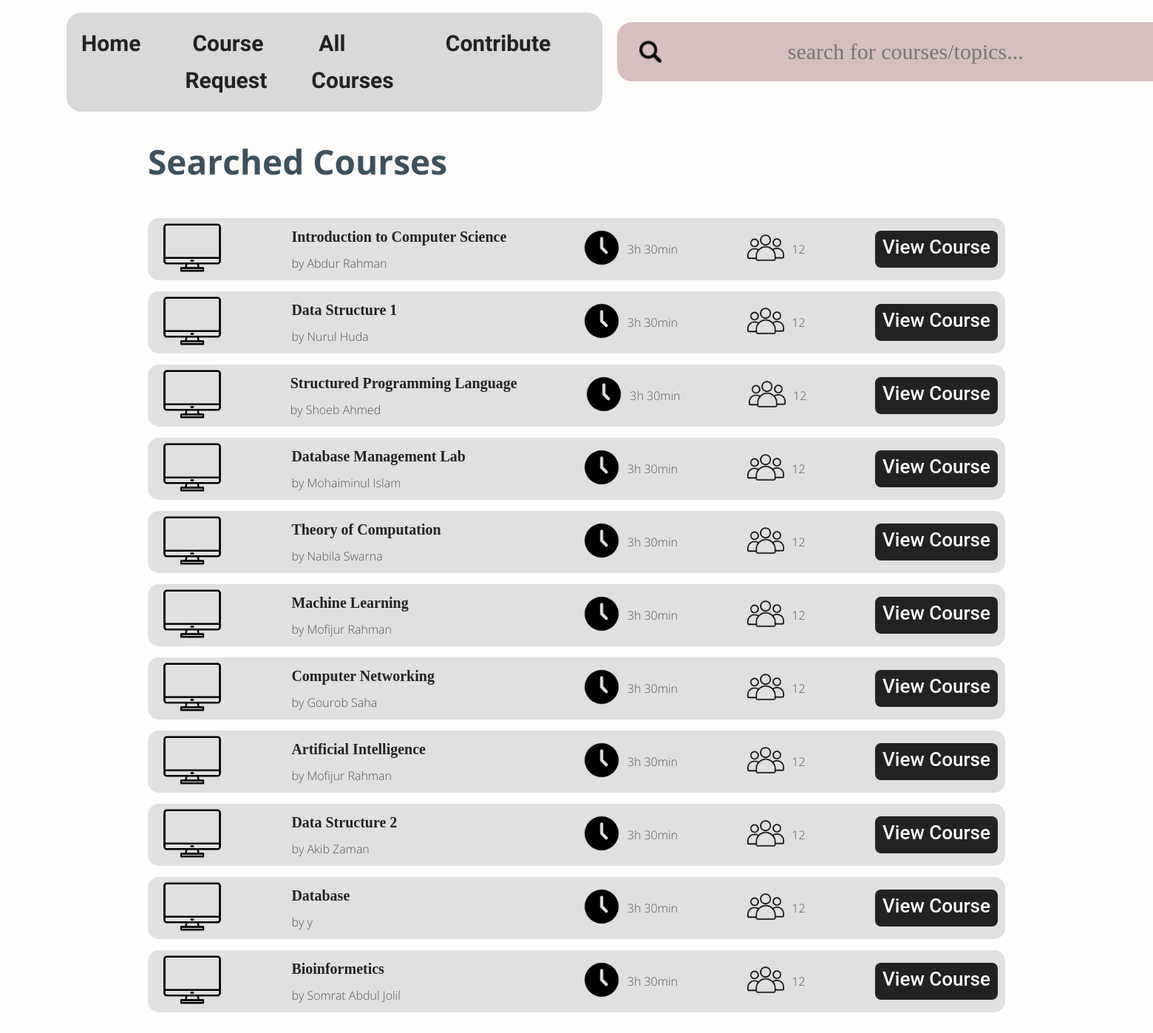
/search_course.php, run on an earlier commit of the app's database.
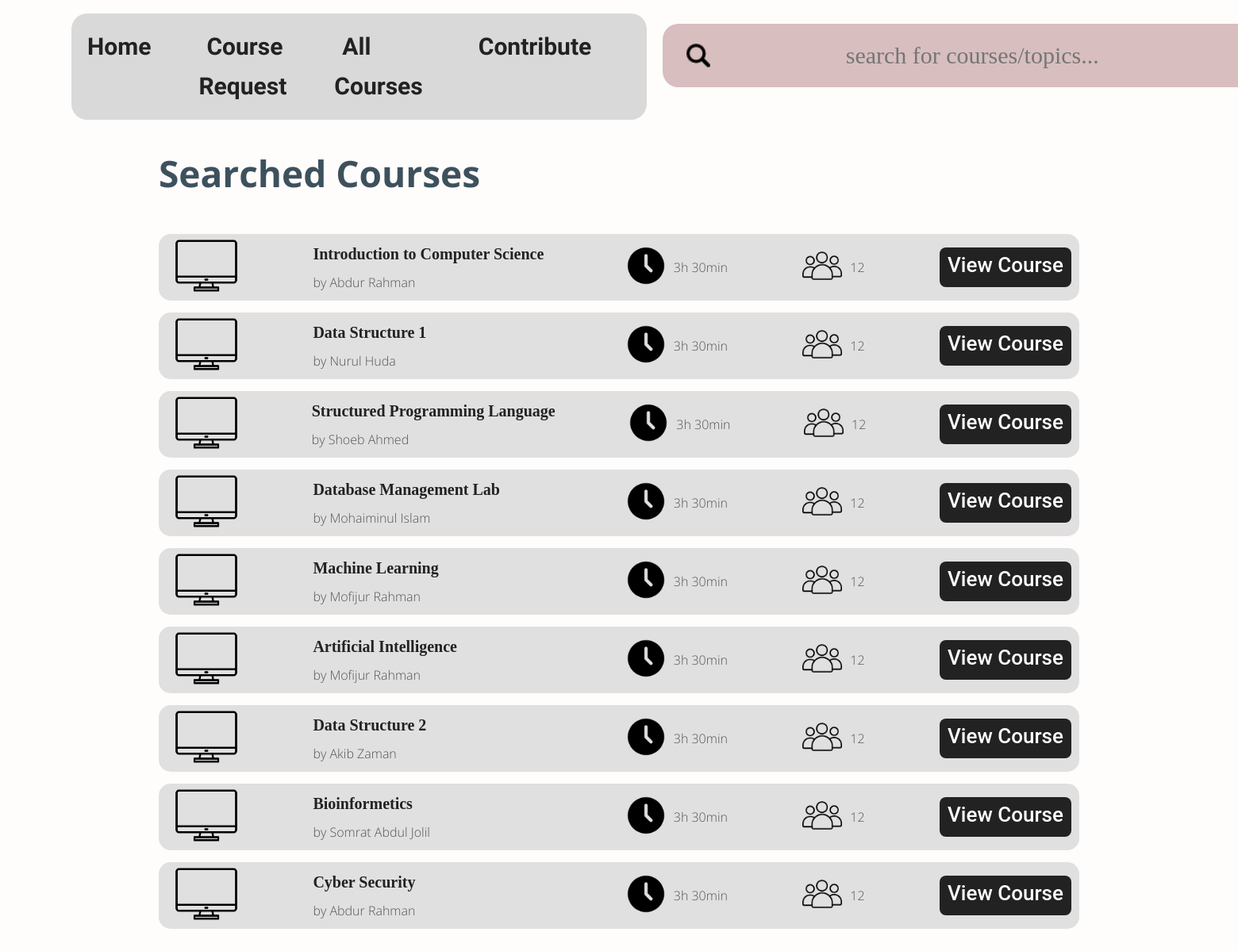
And on a later commit of the database.
### tables this page shows
CREATE TABLE `all_courses` (
  `course_name` varchar(40) NOT NULL,
  `instructor` varchar(45) NOT NULL,
  `status` int(11) NOT NULL,
  `course_id` varchar(10) NOT NULL,
  `created_by` varchar(40) DEFAULT NULL,
  `admin_mail` varchar(100) DEFAULT NULL,
  `id` int(11) UNSIGNED NOT NULL
);

### search_course.php (the view, shortened to what this page needs)
<!DOCTYPE html>
<html lang="en">
<head>
    <link rel="stylesheet" href="css/style.css">
</head>
<body>
    <header id="main-header">
        <div class="dash-nav">
            <ul>
                <li> <a href="dashboard.php">Home</a></li>
                <li> <a href="course_req.php">Course Request</a></li>
                <li> <a href="all_courses.php">All Courses</a></li>
                <li> <a href="#">Contribute</a></li>
            </ul>
        </div>
        <div id="topbar" class="section-p1">
            <div class="searchbar">
                <input type="text" placeholder="search for courses/topics...">
                <img src="img/magnifying-glass.png" alt="" style="width: 30px;">
            </div>
        </div>
    </header>
    <div class="tab-bar section-p1">
        <h3>Searched Courses</h3>
    </div>
    <section id="main" class="section-p1">
        <?php
        require('connection.php');
        $query = $_GET['query'];
        $result = mysqli_query($con, "SELECT * FROM all_courses
            WHERE course_name LIKE '%$query%' OR course_id LIKE '%$query%'");
        if ($result == TRUE) {
            if (mysqli_num_rows($result) > 0) {
                while ($rows = mysqli_fetch_assoc($result)) {
                    $name = $rows['course_name'];
                    $instructor = $rows['instructor'];
        ?>
                    <div class="course-details">
                        <div class="thum">
                            <img src="img/monitor.png" alt="">
                        </div>
                        <div class="title">
                            <h4><?php echo $name; ?></h4>
                            <p>by <?php echo $instructor; ?></p>
                        </div>
                        <div class="icon-set">
                            <img src="img/clock.png" alt="">
                            <p>3h 30min</p>
                        </div>
                        <div class="icon-set">
                            <img src="img/people.png" alt="">
                            <p>12</p>
                        </div>
                        <a style="text-decoration:none;
                            font-family: 'Roboto';font-size: 26px;
                            font-weight: 500;line-height: 25px;
                            color: #FFFFFF;background: #222;padding: 10px;" href="course_overview.php" class="view-course">View Course</a>
                    </div>
                <?php
                }
            }
        }
        ?>
    </section>
</body>
</html>

What changed in the data, as far as the page shows it:
removed all_courses: course_name "Theory of Computation", instructor "Nabila Swarna"
removed all_courses: course_name "Computer Networking", instructor "Gourob Saha"
removed all_courses: course_name "Database", instructor "y"
added all_courses: course_name "Cyber Security", instructor "Abdur Rahman"
